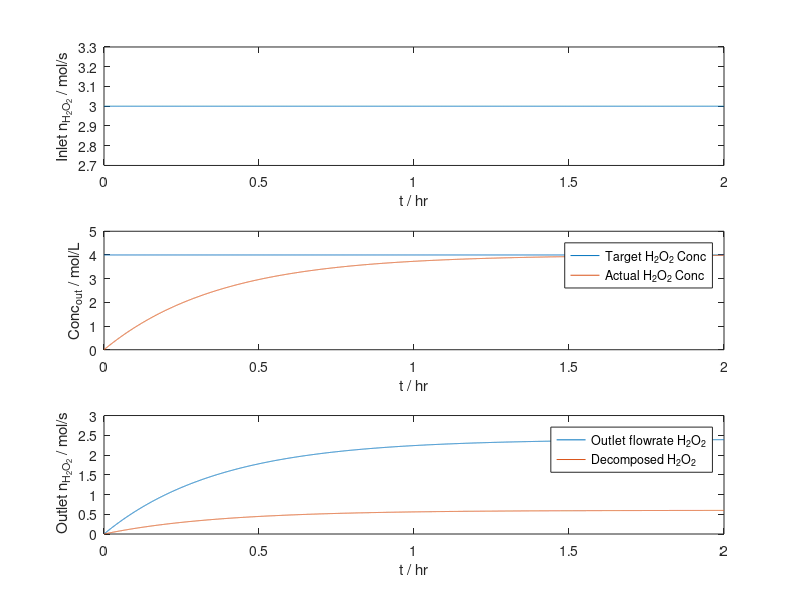

Here is the MATLAB script that generated this plot:
% Volume Flow Rates in a Tank
clc
clear all

%given parameters
V1_start = 0.5; %L/s
V2_steady = 0.1; %L/s
C1_start = 6; %mol/L
C_target = 4; %mol/L
K = 1.5*10^(-4); %1/s
V_tank = 1; %m3

%assumed parameters
t_max = 2; %hrs
dt = 1; %s

%conversion of units to perform calculations
V1_start = V1_start/1000; %L/s to m3/s
V2_steady = V2_steady/1000; %L/s to m3/s
C1_start = C1_start*1000; %mol/L to mol/m3
C_target = C_target*1000; %mol/L to mol/m3
t_max = t_max*3600; %hrs to s

%defining the parameters for the for loop
i_max = ceil(t_max/dt)+1; 
t= 0:dt:(i_max*dt);

%the main calculations
n(1)=0; %initially filled with water
for i=1:dt:i_max-1
    n(i+1) = n(i)+ ((V1_start*C1_start)-(n(i)/V_tank)*(V1_start+ V2_steady)-K*n(i))*dt;   
    n1(i) = C1_start*V1_start;
    C_tank(i)=C_target;
    n_out(i) = (n(i)/1000)*(V1_start + V2_steady); 
    n_lost(i) = n(i)*K;
end

%reaching 90 percent of target concentration 
C_qn4 = 0.90*C_target;
reached = 0;
for i=1:dt:i_max
   if abs((n(i)-C_qn4)/C_qn4)<0.0001 && reached ==0
   fprintf('time to reach 90 percent of target concentration: %f min.\n',(i)*dt/60)
   reached=1;    
   end   
end

%conversion back to original units
t=t/3600; %s to hrs
C_tank = C_tank/1000; % mol/m3 to mol/L
n=n/1000; %mol to mol/L
n_out = n_out*1000; %m3 to L
t_max = t_max/3600; %s to hrs

%the graphs
subplot(3,1,1)
plot(t(1:i_max-1),n1(1:i_max-1))
xlabel('t / hr')
ylabel('Inlet n_{H_{2}O_{2}} / mol/s')

subplot(3,1,2)
plot(t(1:i_max-1),C_tank(1:i_max-1)); hold on
plot(t(1:i_max-1), n(1:i_max-1)); hold on
xlabel('t / hr')
ylabel('Conc_{out} / mol/L')
hold off
legend('Target H_{2}O_{2} Conc','Actual H_{2}O_{2} Conc')
axis([0 t_max 0 5])

subplot(3,1,3)
plot(t(1:i_max-1),n_out(1:i_max-1)); hold on
plot(t(1:i_max-1),n_lost(1:i_max-1)); hold on
xlabel('t / hr')
ylabel(' Outlet n_{H_{2}O_{2}} / mol/s')
hold off
legend('Outlet flowrate H_{2}O_{2}','Decomposed H_{2}O_{2}')
axis([0 t_max 0 3])
